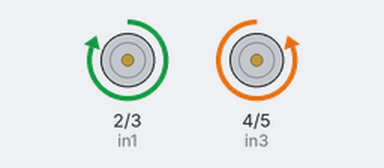
Simulated run of this sketch. Board: Arduino Uno, built with avr-gcc and run on an emulated ATmega328P. On the bench: motor-driver pin pairs drawn as motors (green arrow = first pin HIGH = forward, orange = second pin HIGH = backward, longer = more drive).

Above: at 0.1 s.
At 30.1 s:
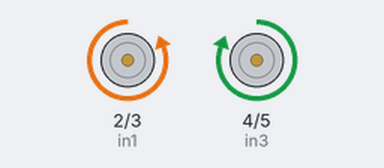
At 93.1 s:
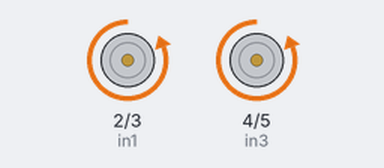
At 126.1 s:
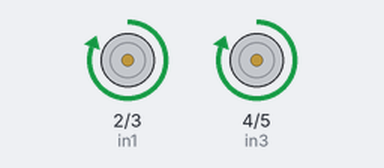
Timing chart, 0 to 130.0 s (numbered marks = the images above):
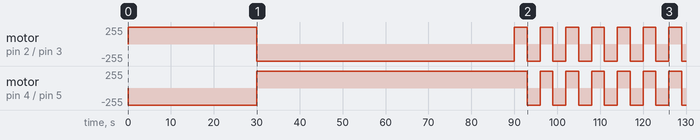

Measured:
- by itself, motor on pin 4 (in3) / pin 5 (in4): goes backward 255/255 30.0 s, forward 255/255 63.0 s, 6 × (backward 255/255 3.0 s, forward 255/255 3.0 s), then backward 255/255
- by itself, motor on pin 2 (in1) / pin 3 (in2): goes forward 255/255 30.0 s, backward 255/255 60.0 s, 6 × (forward 255/255 3.0 s, backward 255/255 3.0 s), forward 255/255 3.0 s, then backward 255/255

The sketch:

arduino_dc_motor_simulation.ino
```cpp
// Motor driver input pins
const int in1 = 2;
const int in2 = 3;
const int in3 = 4;
const int in4 = 5;

void setup()
{
  pinMode(in1, OUTPUT);
  pinMode(in2, OUTPUT);
  pinMode(in3, OUTPUT);
  pinMode(in4, OUTPUT);

  // 1) Move forward for 30 seconds
  moveForward();
  delay(30000);

  // 2) Move backward for 60 seconds
  moveBackward();
  delay(60000);

  // 3) Alternate right and left for 60 seconds
  unsigned long startTime = millis();

  while (millis() - startTime < 60000)
  {
    turnRight();
    delay(3000);

    turnLeft();
    delay(3000);
  }

  // Stop all motors
  stopMotors();
}

void loop()
{
}


// Move forward
void moveForward()
{
  // Left motors
  digitalWrite(in1, HIGH);
  digitalWrite(in2, LOW);

  // Right motors - opposite rotation
  digitalWrite(in3, LOW);
  digitalWrite(in4, HIGH);
}


// Move backward
void moveBackward()
{
  // Left motors
  digitalWrite(in1, LOW);
  digitalWrite(in2, HIGH);

  // Right motors - opposite rotation
  digitalWrite(in3, HIGH);
  digitalWrite(in4, LOW);
}


// Turn right
void turnRight()
{
  digitalWrite(in1, HIGH);
  digitalWrite(in2, LOW);

  digitalWrite(in3, HIGH);
  digitalWrite(in4, LOW);
}


// Turn left
void turnLeft()
{
  digitalWrite(in1, LOW);
  digitalWrite(in2, HIGH);

  digitalWrite(in3, LOW);
  digitalWrite(in4, HIGH);
}


// Stop all motors
void stopMotors()
{
  digitalWrite(in1, LOW);
  digitalWrite(in2, LOW);

  digitalWrite(in3, LOW);
  digitalWrite(in4, LOW);
}
```
